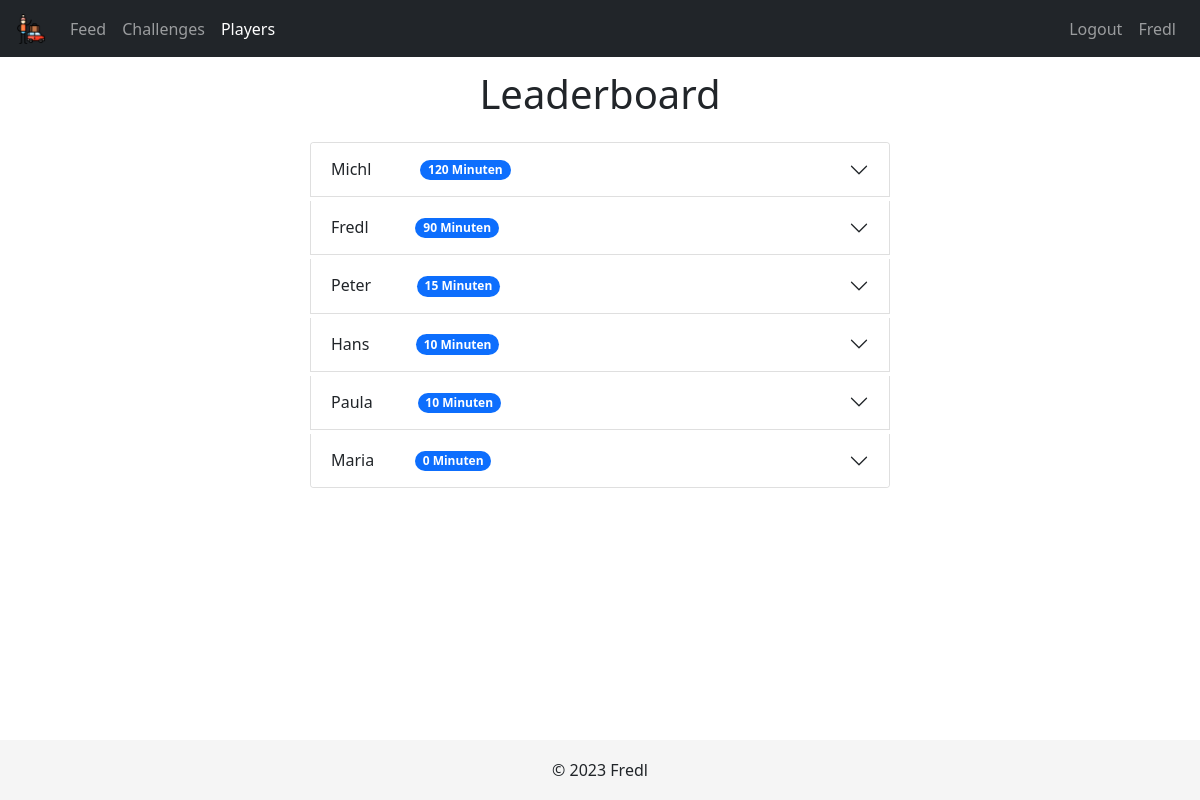
Page /players (signed in) on the committed database.
### tables this page shows
CREATE TABLE "users" (
id INTEGER PRIMARY KEY,
name TEXT NOT NULL, 
email TEXT NOT NULL,
hash TEXT NOT NULL);

### app.py (the view)
@app.route('/players')
@login_required
def players():
    names = db.execute("SELECT users.id, users.name, COALESCE(SUM(challenges.bonus), 0) AS total_bonus FROM users LEFT JOIN completed_challenges ON users.id = completed_challenges.user_id LEFT JOIN challenges ON completed_challenges.challenge_id = challenges.id GROUP BY users.id ORDER BY total_bonus DESC;").fetchall()
    comp_challenges = []
    for name in names:
        temp = db.execute("SELECT completed_challenges.id, challenges.name AS c_name, bonus, description, link, notes, location, timestamp FROM completed_challenges JOIN challenges ON challenge_id = challenges.id WHERE user_id = ?", name.id).fetchall()
        comp_challenges.append({"id": name.id, "name": name.name, "total_bonus": name.total_bonus, "challenges": temp})
    return render_template("players.html", comp_challenges=comp_challenges, name=session["user_name"])

### helpers.py (called while the page is built)
def login_required(f):
    @wraps(f)
    def decorated_function(*args, **kwargs):
        if session.get("user_id") is None:
            return redirect("/login")
        return f(*args, **kwargs)
    return decorated_function

### templates/players.html (shortened to what this page needs)
{% extends "layout.html" %}
{% block main %}
  <div class="row justify-content-center">
    <div class="col-md-6">
      <h1 class="text-center mb-4">Leaderboard</h1>
      <div class="accordion" id="players_accordion">
        {% for user in comp_challenges %}
          <div class="accordion-item m-1">
            <h2 class="accordion-header" id="heading{{ loop.index }}">
              <button class="accordion-button collapsed" type="button" data-bs-toggle="collapse" data-bs-target="#collapse{{ loop.index }}" aria-expanded="false" aria-controls="collapse{{ loop.index }}">
                <div class="row align-items-center">
                  <div class="col-6">
                    {{ user.name }}
                  </div>
                  <div class="col-6">
                    <span class="badge bg-primary rounded-pill">{{ user.total_bonus }} Minuten</span>
                  </div>
                </div>
              </button>
            </h2>
          </div>
        {% endfor %}
      </div>
    </div>
  </div>
{% endblock main %}

### templates/layout.html (shortened to what this page needs)
<!DOCTYPE html>
<html>
<head>
	<link rel="stylesheet" href="https://stackpath.bootstrapcdn.com/bootstrap/4.3.1/css/bootstrap.min.css">
	<link rel="stylesheet" href="https://cdnjs.cloudflare.com/ajax/libs/bootstrap/5.1.3/css/bootstrap.min.css">
    <link href="static/styles.css" rel="stylesheet">
</head>
<body>
	<nav class="navbar navbar-expand-md navbar-dark bg-dark fixed-top">
        <a class="navbar-brand" href="/"> <img src="/static/favicon.png" alt="icon" width="30" height="30" class="d-inline-block align-text-top"></a>
		<div class="collapse navbar-collapse" id="navbarCollapse">
			{% if session["user_id"] %}
				<ul class="navbar-nav mr-auto">
					<li class="nav-item" data-page="feed">
						<a class="nav-link" href="/feed">Feed</a>
					</li>
					<li class="nav-item" data-page="challenges">
						<a class="nav-link" href="/challenges">Challenges</a>
					</li>
					<li class="nav-item" data-page="players">
						<a class="nav-link" href="/players">Players</a>
					</li>
				</ul>
				<ul class="navbar-nav ml-auto">
					<li class="nav-item" data-page="logout">
						<a class="nav-link" href="/logout">Logout</a>
					</li>
					<li class="nav-item" data-page="profile">
						<a class="nav-link" href="/profile">{{ name }}</a>
					</li>
				</ul>
			{% endif %}
		</div>
	</nav>
	<main>
		{% block main %}{% endblock main %}
		<br>
		<br>
		<br>
	</main>
	<footer>
		<div class="container text-center">
			<span>&copy; 2023 Fredl</span>
		</div>
	</footer>
</body>
</html>

### static/styles.css (style rules this page uses)
body { padding-top: 70px; min-height: 100vh; position: relative; }
footer { position: absolute; bottom: 0; width: 100%; height: 60px; line-height: 60px; background-color: #f5f5f5; }

### rows in the picture
users: name "Fredl", total_bonus "90"
users: name "Michl", total_bonus "120"
users: name "Peter", total_bonus "15"
users: name "Hans", total_bonus "10"
users: name "Paula", total_bonus "10"
users: name "Maria", total_bonus "0"
